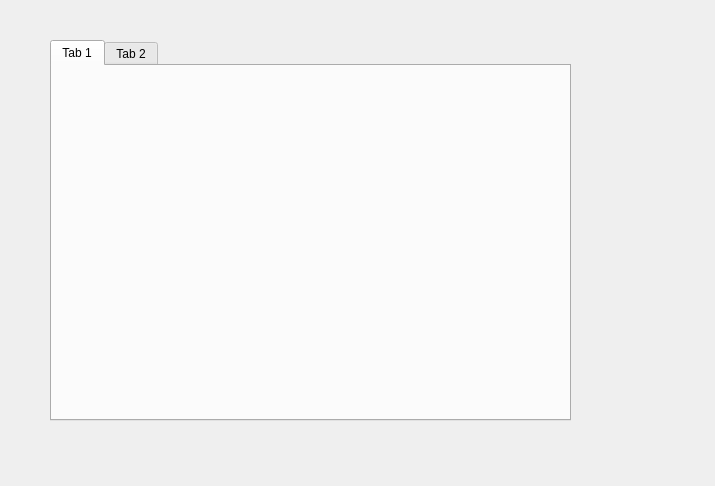
<?xml version="1.0" encoding="UTF-8"?>
<ui version="4.0">
 <class>userChart</class>
 <widget class="QWidget" name="userChart">
  <property name="geometry">
   <rect>
    <x>0</x>
    <y>0</y>
    <width>715</width>
    <height>486</height>
   </rect>
  </property>
  <property name="windowTitle">
   <string>Form</string>
  </property>
  <widget class="QTabWidget" name="tabWidget">
   <property name="geometry">
    <rect>
     <x>50</x>
     <y>40</y>
     <width>521</width>
     <height>381</height>
    </rect>
   </property>
   <property name="currentIndex">
    <number>0</number>
   </property>
   <widget class="QWidget" name="tab">
    <attribute name="title">
     <string>Tab 1</string>
    </attribute>
   </widget>
   <widget class="QWidget" name="tab_2">
    <attribute name="title">
     <string>Tab 2</string>
    </attribute>
   </widget>
  </widget>
 </widget>
 <resources/>
 <connections/>
</ui>
